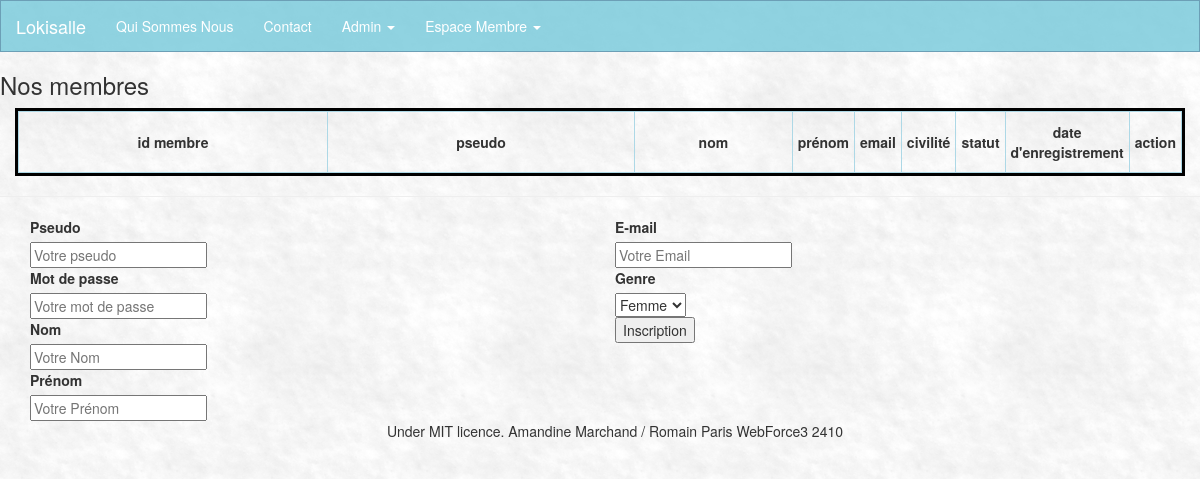
The page /admin/index.php?page=gestionMembres on the database as committed earlier.
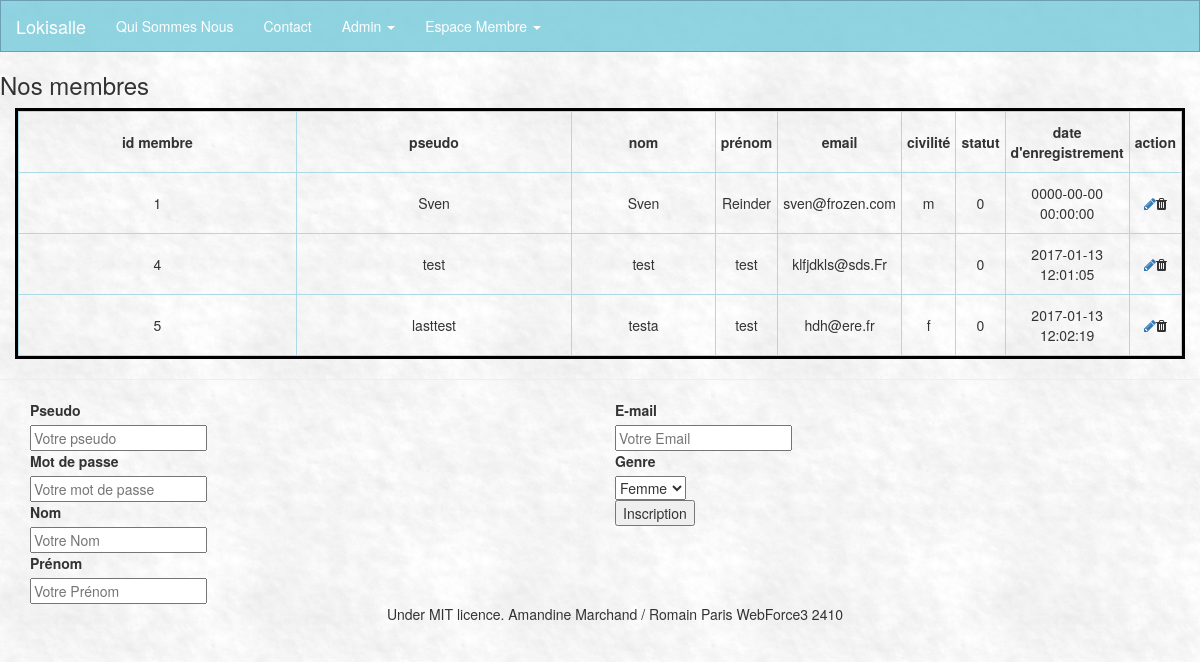
The same page on the database as committed later.
### tables this page shows
CREATE TABLE `membre` (
  `id_membre` int(3) NOT NULL,
  `pseudo` varchar(20) NOT NULL,
  `mdp` varchar(60) NOT NULL,
  `nom` varchar(20) NOT NULL,
  `prenom` varchar(20) NOT NULL,
  `email` varchar(50) NOT NULL,
  `civilite` enum('m','f') NOT NULL,
  `statut` int(1) NOT NULL,
  `date_enregistrement` datetime NOT NULL
);

### inc/functions.inc.php (the view, shortened to what this page needs)
<?php
function afficheMembres() {
	global $connexion;
	$sql="SELECT * FROM membre ";
	$req = $connexion->prepare($sql);
	$data = array ();
	$req->execute($data);
	while ($datas = $req->fetch()) {
	echo"<tr>";
	echo "<td>".$datas['id_membre']." "."</td>";
	echo "<td>".$datas['pseudo']." "."</td>";
	echo "<td>".$datas['nom']." "."</td>";
	echo "<td>".$datas['prenom']." "."</td>";
	echo "<td>".$datas['email']." "."</td>";
	echo "<td>".$datas['civilite']." "."</td>";
	echo "<td>".$datas['statut']." "."</td>";
	echo "<td>".$datas['date_enregistrement']." "."</td>";
	echo "<td> <a href=\"http://localhost/lokisalle/admin/index.php?page=supprimer\"><i class=\"fa fa-pencil\" aria-hidden=\"true\"></i></a><i class=\"fa fa-trash\" aria-hidden=\"true\"></i></td>";
	echo "</tr>";
	}
}

Rows that differ between the two databases and show on the page:
added membre: id_membre "1", pseudo "Sven", nom "Sven", prenom "Reinder", email "sven@frozen.com", civilite "m", statut "0", date_enregistrement "0000-00-00 00:00:00"
added membre: id_membre "4", pseudo "test", nom "test", prenom "test", email "klfjdkls@sds.Fr", statut "0", date_enregistrement "2017-01-13 12:01:05"
added membre: id_membre "5", pseudo "lasttest", nom "testa", prenom "test", email "hdh@ere.fr", civilite "f", statut "0", date_enregistrement "2017-01-13 12:02:19"
